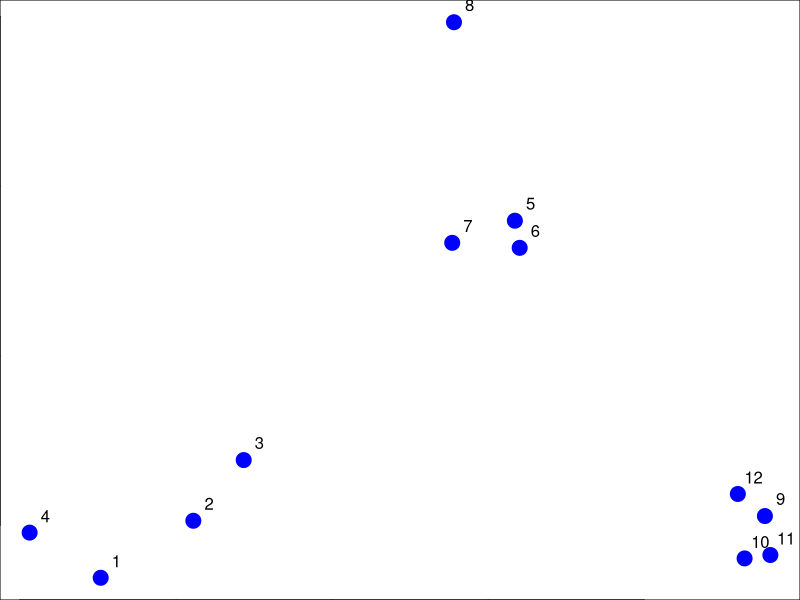

This figure's R source:
## ---- chunk 1
set.seed(1234)
par(mar = c(0, 0, 0, 0))
x <- rnorm(12, mean = rep(1:3, each = 4), sd = 0.2)
y <- rnorm(12, mean = rep(c(1, 2, 1), each = 4), sd = 0.2)
plot(x, y, col = "blue", pch = 19, cex = 2)
text(x + 0.05, y + 0.05, labels = as.character(1:12))
